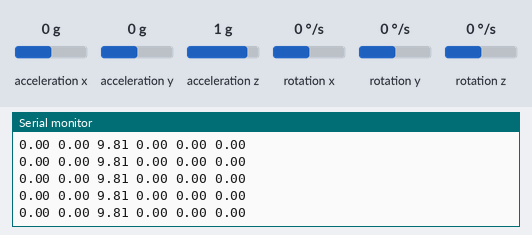
A sketch run on a simulated Arduino Uno, built with avr-gcc and run on an emulated ATmega328P. On the bench: the last lines printed to the serial monitor. Wiring (inferred from the names in the program): L3G4200D gyroscope at I2C address 0x69. The inputs (shaded band) are chosen by the test bench; at power-on: acceleration y 0 g, acceleration x 0 g, acceleration z 1 g, rotation x 0 °/s, rotation y 0 °/s, rotation z 0 °/s.

Above: at 10.4 s.
10.5 s: acceleration y set to -0.1 g
At 11.4 s:
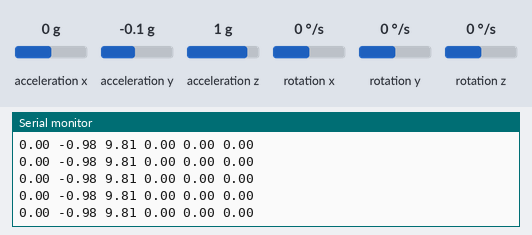
12.0 s: acceleration y set to 0.2 g
At 13.0 s:
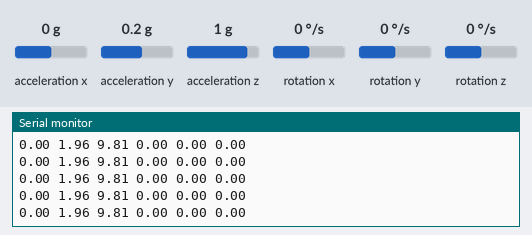
Timing chart, 0 to 14.5 s (numbered marks = the images above; inputs shaded):
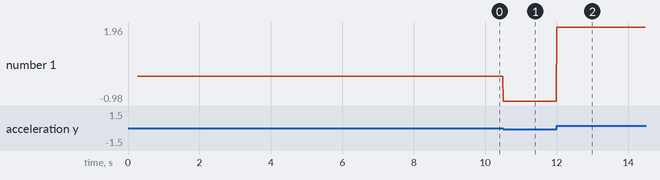

Measured:
- after the input at 10.5 s, the serial monitor: prints a new line at once (image 1)
- after the input at 12.0 s, the serial monitor: prints a new line at once (image 2)
- plotted number 1: 0 → -0.98 after the input at 10.5 s, -0.98 → 1.96 after the input at 12.0 s

The sketch:

acc_5Aug2018.ino
```cpp
#include <SoftwareSerial.h>
#include <Wire.h>
#include <Adafruit_MMA8451.h>
#include <Adafruit_Sensor.h>

Adafruit_MMA8451 mma = Adafruit_MMA8451();

int sensor_number = 3;
int use_acc = 1;
int use_gyro = 1;
int use_headings = 0;
//#define OUTPUT_TO_TX

char* Accs[]={"acc", "ac1", "ac2","ac3","ac4"};
char* Gyros[]={"gyro", "gyr1", "gyr2","gyr3","gyr4"};
char* Heads[]={"head", "hed1", "hed2","hed3","hed4"};

//void gyro_setup();
//void gyro_loop();
//void acc_loop();


void setup()
{
  Serial.begin(115200);

  if (use_gyro) gyro_setup();

  if (use_acc) {
    if (! mma.begin()) {
      while (1);
    }
    mma.setRange(MMA8451_RANGE_2_G);
  }
}


//////////////////////////////////////////////////////

float ax = 0;
float ay = 0;
float az = 0;
float ctr = 0;

uint32_t timer = millis();

void loop() {
  if (use_acc) acc_loop_part1();
  if (timer > millis())  timer = millis();
  if (millis() - timer > 10) {
    timer = millis();
    if (use_acc) acc_loop_part2();
    if (use_gyro) gyro_loop();
  }
}

void acc_loop_part1() {
  sensors_event_t event;
  mma.getEvent(&event);
  ax += event.acceleration.x;
  ay += event.acceleration.y;
  az += event.acceleration.z;
  ctr += 1;
}

void acc_loop_part2() {
  #ifdef OUTPUT_TO_TX
  Serial.print("(");Serial.print(Accs[sensor_number]);Serial.print(",");
  Serial.print(ax/ctr); Serial.print(",");
  Serial.print(ay/ctr); Serial.print(",");
  Serial.print(az/ctr);
  Serial.print(")");
  Serial.println();
  #else
  Serial.print(ax/ctr); Serial.print(" ");
  Serial.print(ay/ctr); Serial.print(" ");
  Serial.print(az/ctr);
  if (use_gyro) Serial.print(" ");
  else Serial.println();
  #endif

  ax = 0;
  ay = 0;
  az = 0;
  ctr = 0;
}


///////////////////////////////////////////////////////////////////////////
///////////////////////////////////////////////////////////////////////////
//////////// gyroscope //////////////////////////////////////////////////////////
// PINS: A4,A5
// Baud: 115200
// http://forum.arduino.cc/index.php?topic=147351.0
// http://www.livescience.com/40103-accelerometer-vs-gyroscope.html
//Parallax Gyroscope Module 3-Axis L3G4200D
//https://www.parallax.com/product/27911
//http://forum.arduino.cc/index.php?topic=147351.msg1106879#msg1106879
//VIN to +5V
//GND to Ground
//SCL line to pin A5
//SDA line to pin A4
#include <Wire.h>
#define  CTRL_REG1  0x20
#define  CTRL_REG2  0x21
#define  CTRL_REG3  0x22
#define  CTRL_REG4  0x23
#define  CTRL_REG5  0x24
#define  CTRL_REG6  0x25
int gyroI2CAddr=105;
int gyroRaw[3];                         // raw sensor data, each axis, pretty useless really but here it is.
double gyroDPS[3];                      // gyro degrees per second, each axis
float heading[3]={0.0f};                // heading[x], heading[y], heading [z]
int gyroZeroRate[3];                    // Calibration data.  Needed because the sensor does center at zero, but rather always reports a small amount of rotation on each axis.
int gyroThreshold[3];                   // Raw rate change data less than the statistically derived threshold is discarded.
#define  NUM_GYRO_SAMPLES  50           // As recommended in STMicro doc
#define  GYRO_SIGMA_MULTIPLE  3         // As recommended
float dpsPerDigit=.00875f;              // for conversion to degrees per second
void gyro_setup() {
  //Serial.begin(115200);
  Wire.begin();
  setupGyro();
  calibrateGyro();
}
void gyro_loop() {
  updateGyroValues();
  if (use_headings) updateHeadings();
  #ifdef OUTPUT_TO_TX
  Serial.print("(");Serial.print(Gyros[sensor_number]);Serial.print(",");
  Serial.print(gyroDPS[0]);Serial.print(",");
  Serial.print(gyroDPS[1]);Serial.print(",");
  Serial.print(gyroDPS[2]);Serial.println(")");
  #else
  Serial.print(gyroDPS[0]/10.0);
  Serial.print(" ");
  Serial.print(gyroDPS[1]/10.0);
  Serial.print(" ");
  Serial.print(gyroDPS[2]/10.0);
  Serial.println("");
  #endif
  //printDPS();
  //Serial.print("   -->   ");
  if (use_headings) printHeadings2();
  //Serial.println();
}
void printDPS()
{
  Serial.print("DPS X: ");
  Serial.print(gyroDPS[0]);
  Serial.print("  Y: ");
  Serial.print(gyroDPS[1]);
  Serial.print("  Z: ");
  Serial.print(gyroDPS[2]);
}
void printHeadings()
{
  Serial.print("Heading X: ");
  Serial.print(heading[0]);
  Serial.print("  Y: ");
  Serial.print(heading[1]);
  Serial.print("  Z: ");
  Serial.print(heading[2]);
}
void printHeadings2()
{
  Serial.print("(");Serial.print(Heads[sensor_number]);Serial.print(",");
  Serial.print(',');

  Serial.print(heading[1]);
  Serial.print(',');

  Serial.print(heading[2]);
  if (sensor_number) {Serial.print(",");Serial.print(sensor_number);}
  Serial.println(')');
}

void updateHeadings()
{
  float deltaT=getDeltaTMicros();
  for (int j=0;j<3;j++)
    heading[j] -= (gyroDPS[j]*deltaT)/1000000.0f;
}
unsigned long getDeltaTMicros()
{
  static unsigned long lastTime=0;
  unsigned long currentTime=micros();
  unsigned long deltaT=currentTime-lastTime;
  if (deltaT < 0.0)
     deltaT=currentTime+(4294967295-lastTime);
  lastTime=currentTime;
  return deltaT;
}
void testCalibration()
{
  calibrateGyro();
  for (int j=0;j<3;j++)
  {
    Serial.print(gyroZeroRate[j]);
    Serial.print("  ");
    Serial.print(gyroThreshold[j]);
    Serial.print("  ");
  }
  Serial.println();
  return;
}
void setupGyro()
{
  gyroWriteI2C(CTRL_REG1, 0x1F);        // Turn on all axes, disable power down
  gyroWriteI2C(CTRL_REG3, 0x08);        // Enable control ready signal
  setGyroSensitivity500();
  delay(100);
}
void calibrateGyro()
{
  long int gyroSums[3]={0};
  long int gyroSigma[3]={0};
  for (int i=0;i<NUM_GYRO_SAMPLES;i++)
  {
    updateGyroValues();
    for (int j=0;j<3;j++)
    {
      gyroSums[j]+=gyroRaw[j];
      gyroSigma[j]+=gyroRaw[j]*gyroRaw[j];
    }
  }
  for (int j=0;j<3;j++)
  {
    int averageRate=gyroSums[j]/NUM_GYRO_SAMPLES;
    gyroZeroRate[j]=averageRate;
    gyroThreshold[j]=sqrt((double(gyroSigma[j]) / NUM_GYRO_SAMPLES) - (averageRate * averageRate)) * GYRO_SIGMA_MULTIPLE;
  }
}
void updateGyroValues() {
  while (!(gyroReadI2C(0x27) & B00001000)){}      // Without this line you will get bad data occasionally
  int reg=0x28;
  for (int j=0;j<3;j++)
  {
    gyroRaw[j]=(gyroReadI2C(reg) | (gyroReadI2C(reg+1)<<8));
    reg+=2;
  }
  int deltaGyro[3];
  for (int j=0;j<3;j++)
  {
    deltaGyro[j]=gyroRaw[j]-gyroZeroRate[j];      // Use the calibration data to modify the sensor value.
    if (abs(deltaGyro[j]) < gyroThreshold[j])
      deltaGyro[j]=0;
    gyroDPS[j]= dpsPerDigit * deltaGyro[j];      // Multiply the sensor value by the sensitivity factor to get degrees per second.
  }
}
void setGyroSensitivity250(void)
{
  dpsPerDigit=.00875f;
  gyroWriteI2C(CTRL_REG4, 0x80);        // Set scale (250 deg/sec)
}
void setGyroSensitivity500(void)
{
  dpsPerDigit=.0175f;
  gyroWriteI2C(CTRL_REG4, 0x90);        // Set scale (500 deg/sec)
}
void setGyroSensitivity2000(void)
{
  dpsPerDigit=.07f;
  gyroWriteI2C(CTRL_REG4,0xA0);
}
int gyroReadI2C (byte regAddr) {
  Wire.beginTransmission(gyroI2CAddr);
  Wire.write(regAddr);
  Wire.endTransmission();
  Wire.requestFrom(gyroI2CAddr, 1);
  while(!Wire.available()) {};
  return (Wire.read());
}
int gyroWriteI2C( byte regAddr, byte val){
  Wire.beginTransmission(gyroI2CAddr);
  Wire.write(regAddr);
  Wire.write(val);
  Wire.endTransmission();
}
//
//////////////////////////////////////////////////////////////////////
///////////////////////////////////////////////////////////////////////////
///////////////////////////////////////////////////////////////////////////
```
